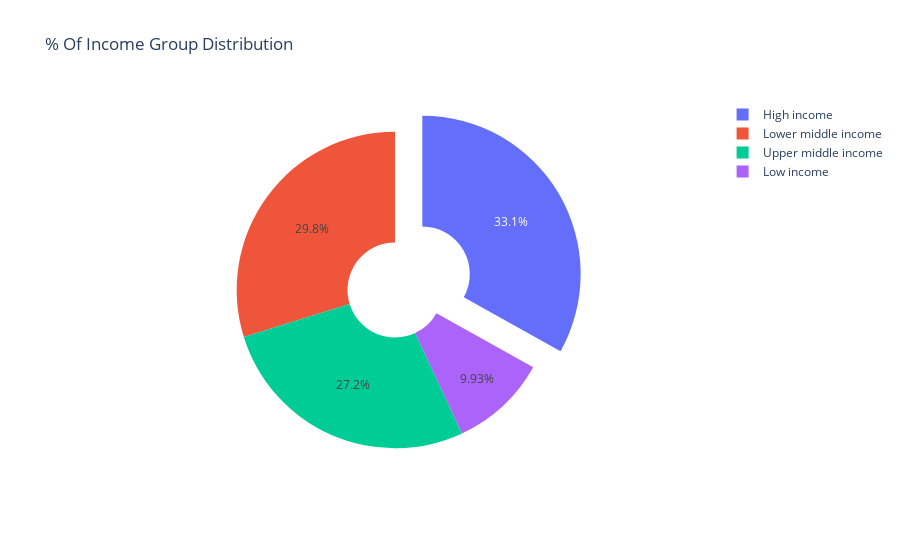

This figure's notebook cell:
### Code cell
# pie plot of "Percentage of Income Group Distribution"
inc = ['High income', 'Lower middle income', 'Upper middle income', 'Low income']
values = [50, 45, 41, 15]
fig4 = go.Figure()
fig4.add_trace(go.Pie(labels = inc, values = values, hole = 0.3, pull = [0.2, 0, 0, 0]))
fig4.update_layout(title = '% Of Income Group Distribution')
fig4.show()

### Figure 1 — Plotly figure (JSON) as saved in the notebook; plotly's stock layout.template omitted (floating-point values rounded to 4 significant figures)
{"data": [{"hole": 0.3, "labels": ["High income", "Lower middle income", "Upper middle income", "Low income"], "pull": [0.2, 0, 0, 0], "type": "pie", "values": [50, 45, 41, 15]}], "layout": {"title": {"text": "% Of Income Group Distribution"}}}
